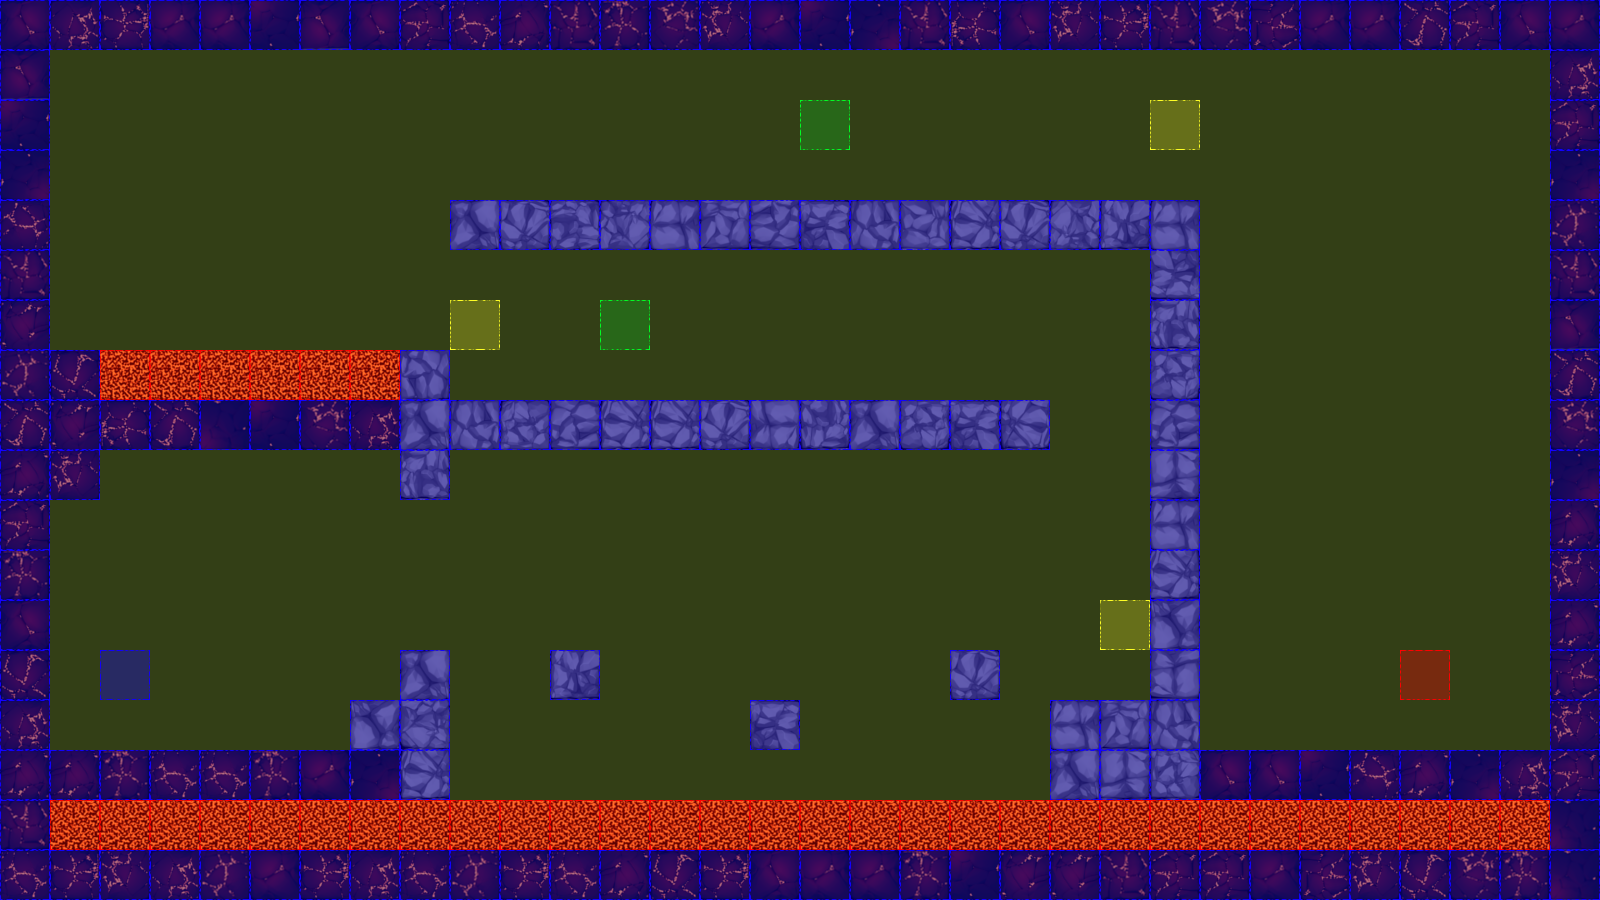

The image is a tile-based game level rendered from a .tmx file. Its description and source (layers, tilesets, objects; grid data summarised) follow:
An orthogonal 32x18 tile map with 50x50 px tiles, 3 tile layers (terrain, collision, event), 2 tilesets.

<map version="1.0" orientation="orthogonal" renderorder="left-up" width="32" height="18" tilewidth="50" tileheight="50" nextobjectid="3">
 <tileset firstgid="1" name="dungeonTile.png" tilewidth="50" tileheight="50" tilecount="64" columns="8">
  <image source="tiles/dungeonTile.png" width="400" height="400" />
 </tileset>
 <tileset firstgid="65" name="collisionTile" tilewidth="50" tileheight="50" tilecount="12" columns="3">
  <image source="tiles/collisionTile.png" width="150" height="200" />
 </tileset>
 <layer name="terrain" width="32" height="18">
  <data>[576 cells, 207 non-empty, 53 distinct tile ids]</data>
 </layer>
 <layer name="collision" width="32" height="18">
  <data>[576 cells, 576 non-empty, 3 distinct tile ids]</data>
 </layer>
 <layer name="event" width="32" height="18">
  <data>[576 cells, 7 non-empty, 4 distinct tile ids]</data>
 </layer>
</map>
